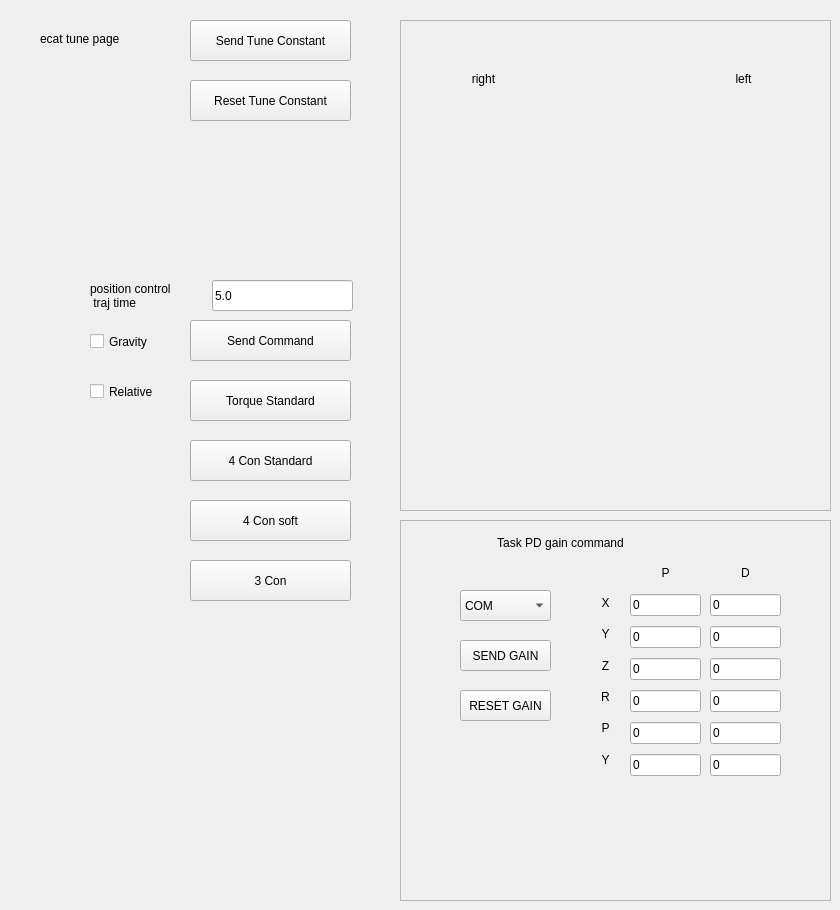
   <widget class="QWidget" name="page">
    <widget class="QLabel" name="label_39">
     <property name="geometry">
      <rect>
       <x>40</x>
       <y>30</y>
       <width>101</width>
       <height>17</height>
      </rect>
     </property>
     <property name="text">
      <string>ecat tune page</string>
     </property>
    </widget>
    <widget class="QFrame" name="frame_11">
     <property name="geometry">
      <rect>
       <x>400</x>
       <y>20</y>
       <width>431</width>
       <height>491</height>
      </rect>
     </property>
     <property name="frameShape">
      <enum>QFrame::StyledPanel</enum>
     </property>
     <property name="frameShadow">
      <enum>QFrame::Raised</enum>
     </property>
     <widget class="QLabel" name="label_40">
      <property name="geometry">
       <rect>
        <x>310</x>
        <y>50</y>
        <width>67</width>
        <height>17</height>
       </rect>
      </property>
      <property name="text">
       <string>left</string>
      </property>
      <property name="alignment">
       <set>Qt::AlignCenter</set>
      </property>
     </widget>
     <widget class="QLabel" name="label_41">
      <property name="geometry">
       <rect>
        <x>50</x>
        <y>50</y>
        <width>67</width>
        <height>17</height>
       </rect>
      </property>
      <property name="text">
       <string>right</string>
      </property>
      <property name="alignment">
       <set>Qt::AlignCenter</set>
      </property>
     </widget>
     <widget class="QWidget" name="verticalLayoutWidget_20">
      <property name="geometry">
       <rect>
        <x>310</x>
        <y>80</y>
        <width>72</width>
        <height>221</height>
       </rect>
      </property>
      <layout class="QVBoxLayout" name="leftarm_layout_2"/>
     </widget>
     <widget class="QWidget" name="verticalLayoutWidget_21">
      <property name="geometry">
       <rect>
        <x>50</x>
        <y>80</y>
        <width>71</width>
        <height>221</height>
       </rect>
      </property>
      <layout class="QVBoxLayout" name="rightarm_layout_2"/>
     </widget>
     <widget class="QWidget" name="verticalLayoutWidget_22">
      <property name="geometry">
       <rect>
        <x>230</x>
        <y>310</y>
        <width>71</width>
        <height>161</height>
       </rect>
      </property>
      <layout class="QVBoxLayout" name="leftleg_layout_2"/>
     </widget>
     <widget class="QWidget" name="verticalLayoutWidget_23">
      <property name="geometry">
       <rect>
        <x>130</x>
        <y>310</y>
        <width>71</width>
        <height>161</height>
       </rect>
      </property>
      <layout class="QVBoxLayout" name="rightleg_layout_2"/>
     </widget>
     <widget class="QWidget" name="verticalLayoutWidget_24">
      <property name="geometry">
       <rect>
        <x>180</x>
        <y>50</y>
        <width>71</width>
        <height>51</height>
       </rect>
      </property>
      <layout class="QVBoxLayout" name="head_layout_2"/>
     </widget>
     <widget class="QWidget" name="verticalLayoutWidget_25">
      <property name="geometry">
       <rect>
        <x>180</x>
        <y>140</y>
        <width>71</width>
        <height>81</height>
       </rect>
      </property>
      <layout class="QVBoxLayout" name="waist_layout_2"/>
     </widget>
    </widget>
    <widget class="QPushButton" name="resettunebtn">
     <property name="geometry">
      <rect>
       <x>190</x>
       <y>80</y>
       <width>161</width>
       <height>41</height>
      </rect>
     </property>
     <property name="text">
      <string>Reset Tune Constant</string>
     </property>
    </widget>
    <widget class="QPushButton" name="sendtunebtn">
     <property name="geometry">
      <rect>
       <x>190</x>
       <y>20</y>
       <width>161</width>
       <height>41</height>
      </rect>
     </property>
     <property name="text">
      <string>Send Tune Constant</string>
     </property>
    </widget>
    <widget class="QFrame" name="frame">
     <property name="geometry">
      <rect>
       <x>400</x>
       <y>520</y>
       <width>431</width>
       <height>381</height>
      </rect>
     </property>
     <property name="frameShape">
      <enum>QFrame::StyledPanel</enum>
     </property>
     <property name="frameShadow">
      <enum>QFrame::Raised</enum>
     </property>
     <widget class="QWidget" name="verticalLayoutWidget_52">
      <property name="geometry">
       <rect>
        <x>230</x>
        <y>70</y>
        <width>71</width>
        <height>194</height>
       </rect>
      </property>
      <layout class="QVBoxLayout" name="verticalLayout_40">
       <item>
        <widget class="QLineEdit" name="gainx">
         <property name="text">
          <string>0</string>
         </property>
        </widget>
       </item>
       <item>
        <widget class="QLineEdit" name="gainy">
         <property name="text">
          <string>0</string>
         </property>
        </widget>
       </item>
       <item>
        <widget class="QLineEdit" name="gainz">
         <property name="text">
          <string>0</string>
         </property>
        </widget>
       </item>
       <item>
        <widget class="QLineEdit" name="gainr">
         <property name="text">
          <string>0</string>
         </property>
        </widget>
       </item>
       <item>
        <widget class="QLineEdit" name="gainp">
         <property name="text">
          <string>0</string>
         </property>
        </widget>
       </item>
       <item>
        <widget class="QLineEdit" name="gainyaw">
         <property name="text">
          <string>0</string>
         </property>
        </widget>
       </item>
      </layout>
     </widget>
     <widget class="QComboBox" name="taskgain_combo">
      <property name="geometry">
       <rect>
        <x>60</x>
        <y>70</y>
        <width>91</width>
        <height>31</height>
       </rect>
      </property>
      <item>
       <property name="text">
        <string>COM</string>
       </property>
      </item>
      <item>
       <property name="text">
        <string>Pelvis</string>
       </property>
      </item>
      <item>
       <property name="text">
        <string>UpperBody</string>
       </property>
      </item>
      <item>
       <property name="text">
        <string>Foot</string>
       </property>
      </item>
      <item>
       <property name="text">
        <string>Hand</string>
       </property>
      </item>
      <item>
       <property name="text">
        <string>R_Foot</string>
       </property>
      </item>
      <item>
       <property name="text">
        <string>L_Foot</string>
       </property>
      </item>
      <item>
       <property name="text">
        <string>R_Hand</string>
       </property>
      </item>
      <item>
       <property name="text">
        <string>L_Hand</string>
       </property>
      </item>
     </widget>
     <widget class="QPushButton" name="taskgain_resetbtn">
      <property name="geometry">
       <rect>
        <x>60</x>
        <y>170</y>
        <width>91</width>
        <height>31</height>
       </rect>
      </property>
      <property name="text">
       <string>RESET GAIN</string>
      </property>
     </widget>
     <widget class="QPushButton" name="taskgain_sendbtn">
      <property name="geometry">
       <rect>
        <x>60</x>
        <y>120</y>
        <width>91</width>
        <height>31</height>
       </rect>
      </property>
      <property name="text">
       <string>SEND GAIN</string>
      </property>
     </widget>
     <widget class="QWidget" name="verticalLayoutWidget_53">
      <property name="geometry">
       <rect>
        <x>190</x>
        <y>70</y>
        <width>31</width>
        <height>182</height>
       </rect>
      </property>
      <layout class="QVBoxLayout" name="verticalLayout_41">
       <item>
        <widget class="QLabel" name="label_144">
         <property name="text">
          <string>X</string>
         </property>
         <property name="alignment">
          <set>Qt::AlignCenter</set>
         </property>
        </widget>
       </item>
       <item>
        <widget class="QLabel" name="label_145">
         <property name="text">
          <string>Y</string>
         </property>
         <property name="alignment">
          <set>Qt::AlignCenter</set>
         </property>
        </widget>
       </item>
       <item>
        <widget class="QLabel" name="label_146">
         <property name="text">
          <string>Z</string>
         </property>
         <property name="alignment">
          <set>Qt::AlignCenter</set>
         </property>
        </widget>
       </item>
       <item>
        <widget class="QLabel" name="label_147">
         <property name="text">
          <string>R</string>
         </property>
         <property name="alignment">
          <set>Qt::AlignCenter</set>
         </property>
        </widget>
       </item>
       <item>
        <widget class="QLabel" name="label_148">
         <property name="text">
          <string>P</string>
         </property>
         <property name="alignment">
          <set>Qt::AlignCenter</set>
         </property>
        </widget>
       </item>
       <item>
        <widget class="QLabel" name="label_143">
         <property name="text">
          <string>Y</string>
         </property>
         <property name="alignment">
          <set>Qt::AlignCenter</set>
         </property>
        </widget>
       </item>
      </layout>
     </widget>
     <widget class="QWidget" name="verticalLayoutWidget_54">
      <property name="geometry">
       <rect>
        <x>310</x>
        <y>70</y>
        <width>71</width>
        <height>194</height>
       </rect>
      </property>
      <layout class="QVBoxLayout" name="verticalLayout_42">
       <item>
        <widget class="QLineEdit" name="gainx_2">
         <property name="text">
          <string>0</string>
         </property>
        </widget>
       </item>
       <item>
        <widget class="QLineEdit" name="gainy_2">
         <property name="text">
          <string>0</string>
         </property>
        </widget>
       </item>
       <item>
        <widget class="QLineEdit" name="gainz_2">
         <property name="text">
          <string>0</string>
         </property>
        </widget>
       </item>
       <item>
        <widget class="QLineEdit" name="gainr_2">
         <property name="text">
          <string>0</string>
         </property>
        </widget>
       </item>
       <item>
        <widget class="QLineEdit" name="gainp_2">
         <property name="text">
          <string>0</string>
         </property>
        </widget>
       </item>
       <item>
        <widget class="QLineEdit" name="gainyaw_2">
         <property name="text">
          <string>0</string>
         </property>
        </widget>
       </item>
      </layout>
     </widget>
     <widget class="QLabel" name="label_149">
      <property name="geometry">
       <rect>
        <x>230</x>
        <y>40</y>
        <width>71</width>
        <height>25</height>
       </rect>
      </property>
      <property name="text">
       <string>P</string>
      </property>
      <property name="alignment">
       <set>Qt::AlignCenter</set>
      </property>
     </widget>
     <widget class="QLabel" name="label_150">
      <property name="geometry">
       <rect>
        <x>310</x>
        <y>40</y>
        <width>71</width>
        <height>25</height>
       </rect>
      </property>
      <property name="text">
       <string>D</string>
      </property>
      <property name="alignment">
       <set>Qt::AlignCenter</set>
      </property>
     </widget>
     <widget class="QLabel" name="label_151">
      <property name="geometry">
       <rect>
        <x>60</x>
        <y>10</y>
        <width>201</width>
        <height>25</height>
       </rect>
      </property>
      <property name="text">
       <string>Task PD gain command</string>
      </property>
      <property name="alignment">
       <set>Qt::AlignCenter</set>
      </property>
     </widget>
    </widget>
    <widget class="QPushButton" name="pcSendCommand">
     <property name="geometry">
      <rect>
       <x>190</x>
       <y>320</y>
       <width>161</width>
       <height>41</height>
      </rect>
     </property>
     <property name="text">
      <string>Send Command</string>
     </property>
    </widget>
    <widget class="QPushButton" name="pcTorqueStandard">
     <property name="geometry">
      <rect>
       <x>190</x>
       <y>380</y>
       <width>161</width>
       <height>41</height>
      </rect>
     </property>
     <property name="text">
      <string>Torque Standard</string>
     </property>
    </widget>
    <widget class="QPushButton" name="pcTorque3con">
     <property name="geometry">
      <rect>
       <x>190</x>
       <y>560</y>
       <width>161</width>
       <height>41</height>
      </rect>
     </property>
     <property name="text">
      <string>3 Con</string>
     </property>
    </widget>
    <widget class="QPushButton" name="pcTorquepos3">
     <property name="geometry">
      <rect>
       <x>190</x>
       <y>500</y>
       <width>161</width>
       <height>41</height>
      </rect>
     </property>
     <property name="text">
      <string>4 Con soft</string>
     </property>
    </widget>
    <widget class="QLineEdit" name="poscom_trajtime">
     <property name="geometry">
      <rect>
       <x>212</x>
       <y>280</y>
       <width>141</width>
       <height>31</height>
      </rect>
     </property>
     <property name="text">
      <string>5.0</string>
     </property>
    </widget>
    <widget class="QLabel" name="label_152">
     <property name="geometry">
      <rect>
       <x>90</x>
       <y>280</y>
       <width>111</width>
       <height>31</height>
      </rect>
     </property>
     <property name="text">
      <string>position control
 traj time</string>
     </property>
    </widget>
    <widget class="QPushButton" name="pc4ConStandard">
     <property name="geometry">
      <rect>
       <x>190</x>
       <y>440</y>
       <width>161</width>
       <height>41</height>
      </rect>
     </property>
     <property name="text">
      <string>4 Con Standard</string>
     </property>
    </widget>
    <widget class="QCheckBox" name="poscomgravity">
     <property name="geometry">
      <rect>
       <x>90</x>
       <y>330</y>
       <width>92</width>
       <height>23</height>
      </rect>
     </property>
     <property name="text">
      <string>Gravity</string>
     </property>
    </widget>
    <widget class="QCheckBox" name="poscomrelative">
     <property name="geometry">
      <rect>
       <x>90</x>
       <y>380</y>
       <width>92</width>
       <height>23</height>
      </rect>
     </property>
     <property name="text">
      <string>Relative</string>
     </property>
    </widget>
   </widget>
